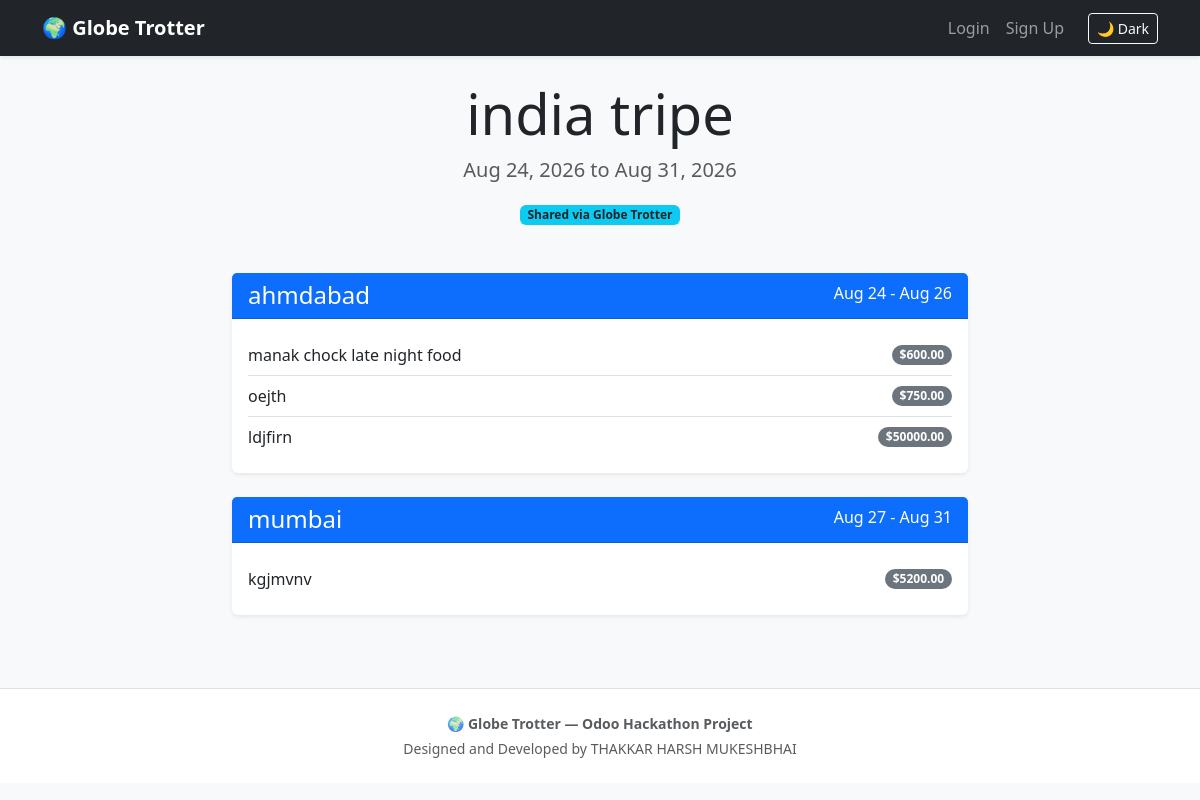
The app's page /share/3, older data.
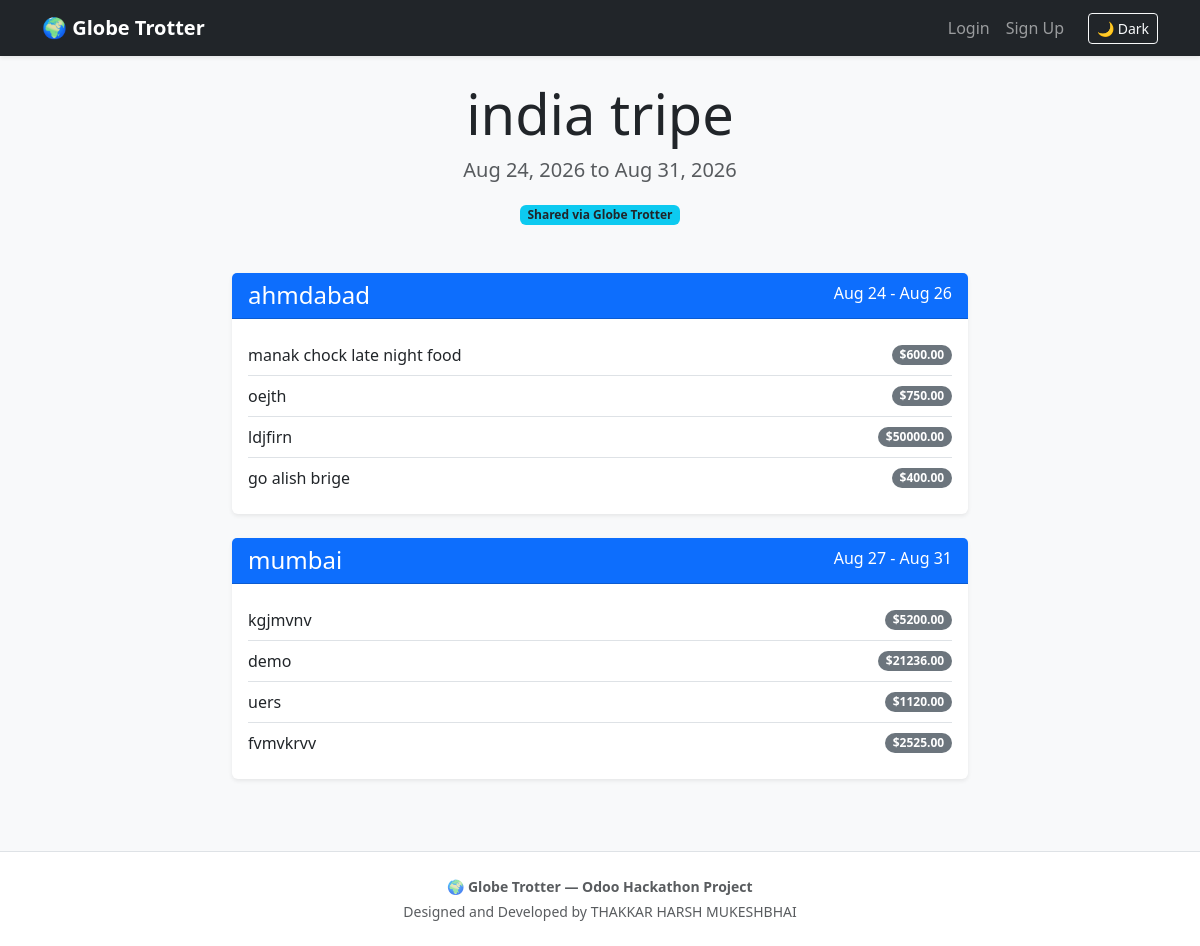
The same page, newer data.
### app/models.py (models this page shows)
class Stop(db.Model):
    id = db.Column(db.Integer, primary_key=True)
    trip_id = db.Column(db.Integer, db.ForeignKey('trip.id'), nullable=False) # Links the stop to a trip
    city_name = db.Column(db.String(100), nullable=False)
    arrival_date = db.Column(db.Date, nullable=False)
    departure_date = db.Column(db.Date, nullable=False)
    activities = db.relationship('Activity', backref='stop', lazy=True, cascade="all, delete-orphan")

class Activity(db.Model):
    id = db.Column(db.Integer, primary_key=True)
    stop_id = db.Column(db.Integer, db.ForeignKey('stop.id'), nullable=False) # Links activity to a stop
    name = db.Column(db.String(150), nullable=False)
    cost = db.Column(db.Float, default=0.0)
    activity_date = db.Column(db.Date, nullable=False)

### app/routes.py (the view)
@auth.route('/share/<int:trip_id>')
def share_trip(trip_id):
    trip = Trip.query.get_or_404(trip_id)
    stops = Stop.query.filter_by(trip_id=trip.id).order_by(Stop.arrival_date).all()
    return render_template('share_trip.html', trip=trip, stops=stops)

### app/templates/share_trip.html
{% extends "base.html" %}
{% block content %}
<div class="text-center mb-5 mt-4">
    <h1 class="display-4">{{ trip.title }}</h1>
    <p class="lead text-muted">
        {{ trip.start_date.strftime('%b %d, %Y') }} to {{ trip.end_date.strftime('%b %d, %Y') }}
    </p>
    <span class="badge bg-info text-dark">Shared via Globe Trotter</span>
</div>
<div class="row justify-content-center">
    <div class="col-md-8">
        {% if stops %}
            <div class="timeline">
                {% for stop in stops %}
                <div class="card mb-4 shadow-sm border-0">
                    <div class="card-header bg-primary text-white d-flex justify-content-between">
                        <h4 class="mb-0">{{ stop.city_name }}</h4>
                        <span>{{ stop.arrival_date.strftime('%b %d') }} - {{ stop.departure_date.strftime('%b %d') }}</span>
                    </div>
                    <div class="card-body">
                        {% if stop.activities %}
                            <ul class="list-group list-group-flush">
                                {% for activity in stop.activities %}
                                <li class="list-group-item d-flex justify-content-between align-items-center px-0">
                                    {{ activity.name }}
                                    <span class="badge bg-secondary rounded-pill">${{ "%.2f"|format(activity.cost) }}</span>
                                </li>
                                {% endfor %}
                            </ul>
                        {% else %}
                            <p class="text-muted mb-0">Exploring the city...</p>
                        {% endif %}
                    </div>
                </div>
                {% endfor %}
            </div>
        {% else %}
            <div class="text-center p-5">
                <h5 class="text-muted">The itinerary is still being planned!</h5>
            </div>
        {% endif %}
    </div>
</div>
{% endblock %}

Row changes from the older to the newer data that the page shows:
added Activity: name "go alish brige", cost "400.00", shown under Stop "ahmdabad"
added Activity: name "demo", cost "21236.00", shown under Stop "mumbai"
added Activity: name "uers", cost "1120.00", shown under Stop "mumbai"
added Activity: name "fvmvkrvv", cost "2525.00", shown under Stop "mumbai"
